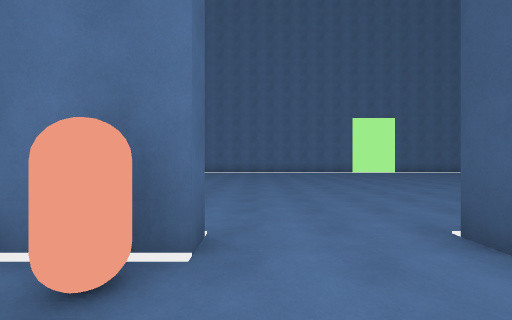
[1] (above)

20 first-person views from a walk through a Unity game level. The camera is 1.5 m above the floor, looks level and sees 90° across. The floor is counted in squares, 2 m on a side. Each view is taken from the middle of a square. On the plan, view 1 faces up. The plan holds only what a view shows up to about 9 squares ahead; the rest is blank. The place goes on beyond the plan.

[2]
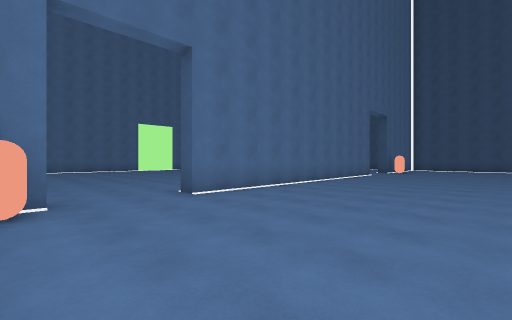

[3]
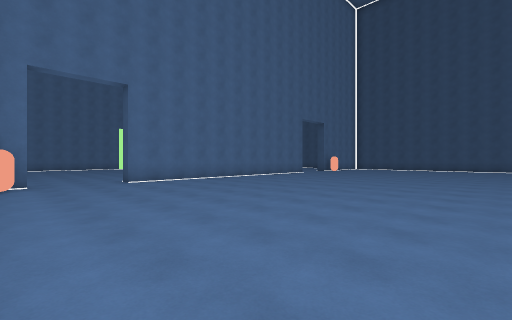

[4]
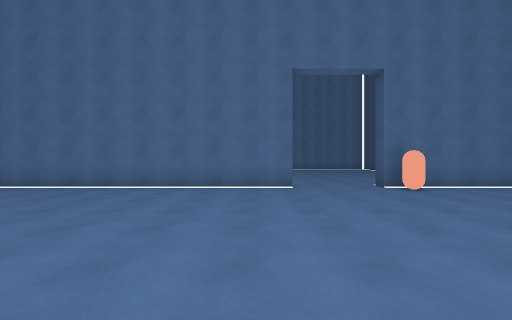

[5]
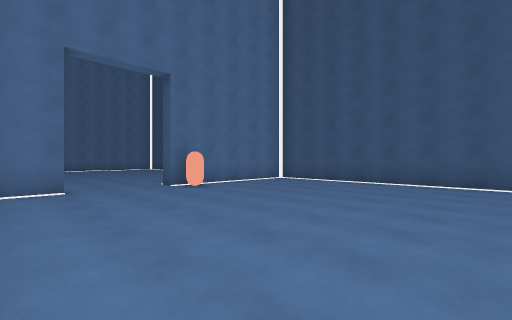

[6]
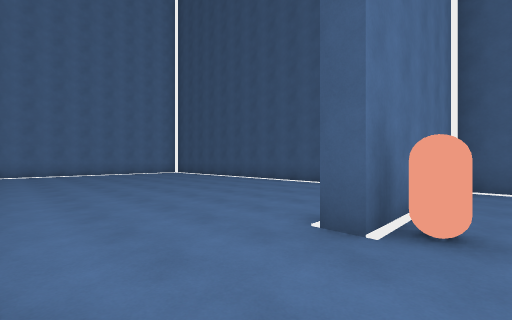

[7]
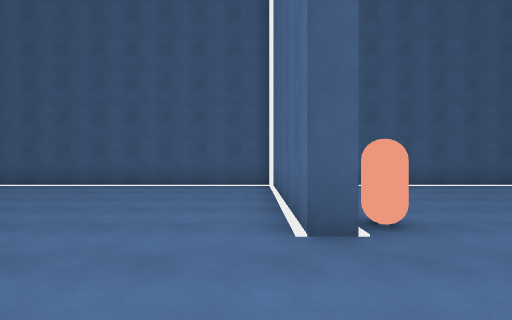

[8]
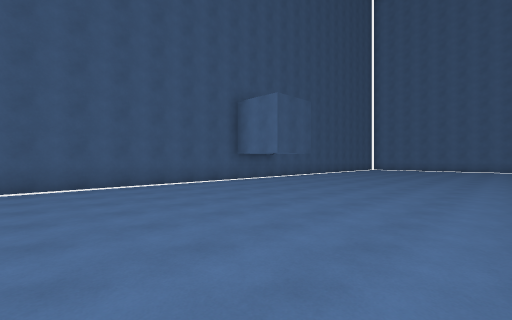

[9]
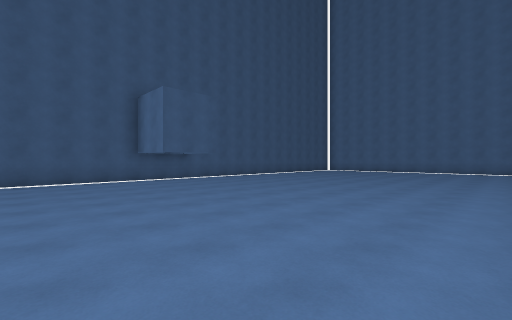

[10]
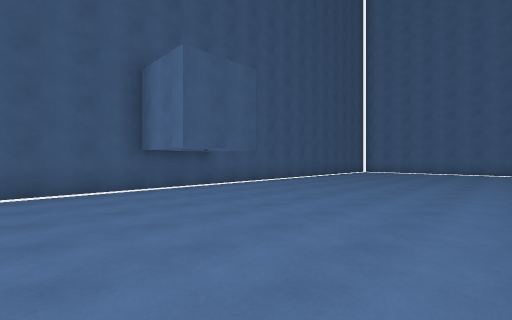

[11]
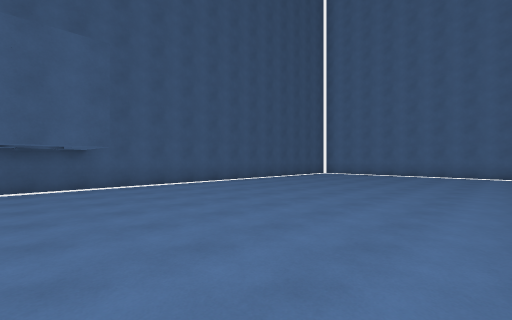

[12]
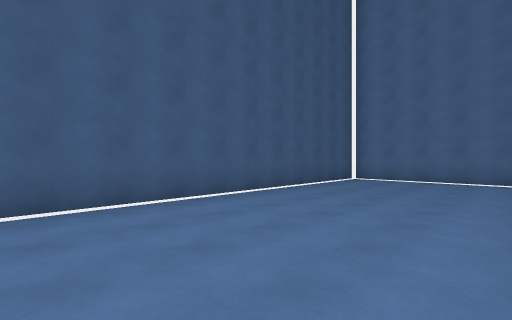

[13]
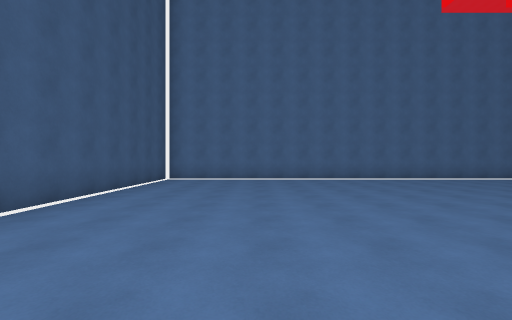

[14]
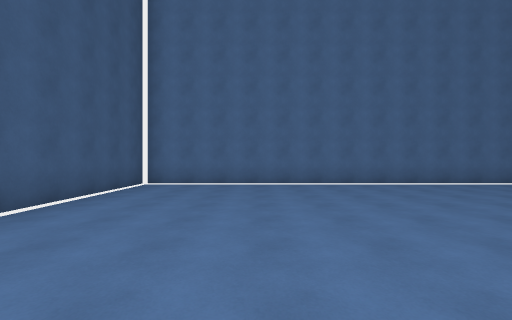

[15]
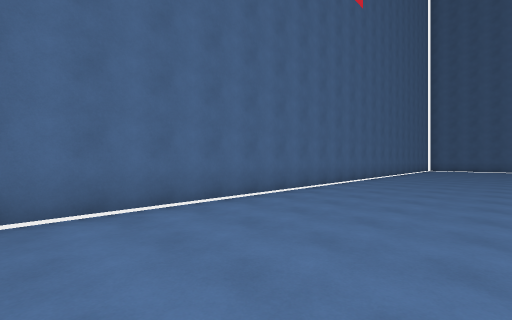

[16]
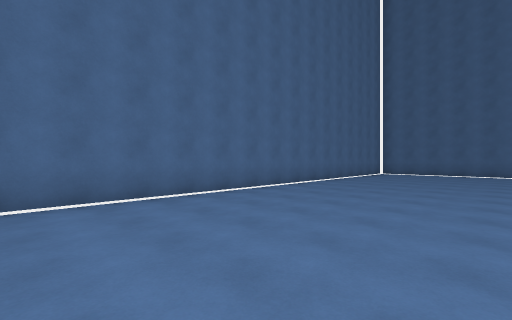

[17]
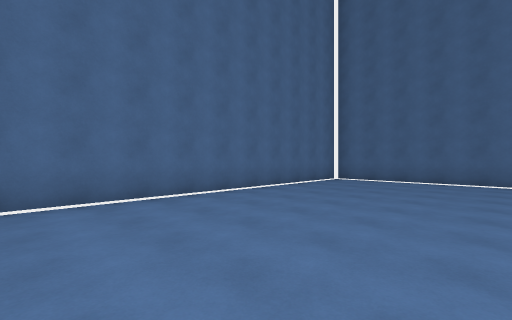

[18]
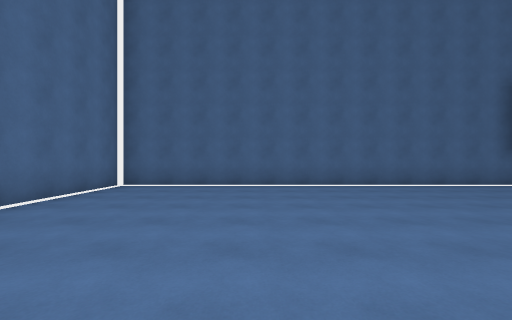

[19]
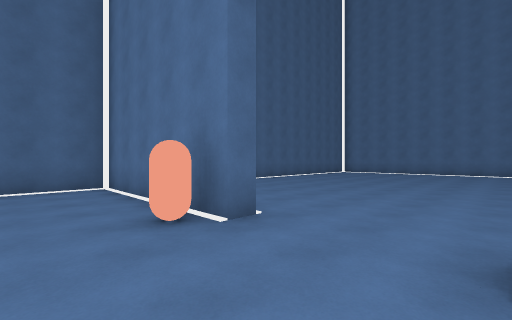

[20]
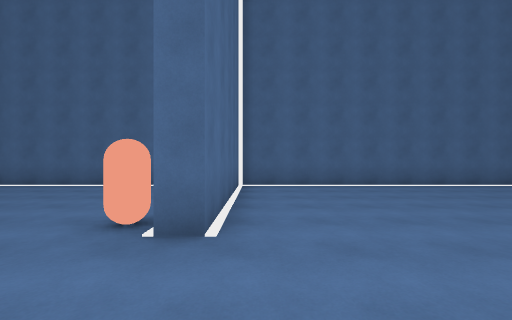

### Floor plan
Points are (right, up) in squares from view 1. A wall is a line through its corners. A room is listed if a view was taken in it or the views show most of it. See-through windows are left out.
Room 1 (views 1, 2, 3, 4, 5, 6, 8, 9, 10, 11, 12, 13, 14, 15, 16, 17, 18, 19)
walls: (-5.5, -11.5) (-5.5, -23) (19.5, -23) (19.5, 1.8); (12, 2) (2, 2); (-0.5, 2) (-5.5, 2) (-5.5, -4.5); (18, 2) (14.5, 2)
ways out: opening at (0.5, 2) to room 2; opening at (13, 2) to room 2
objects: other object (-1, 1); other object (15, 1)
Room 2 (views 7, 20)
walls: (2, 2) (2, 2.5); (14.5, 2) (14.5, 2.5) (19.1, 2.5); (-5.5, 10.5) (-5.5, 2.5); (-5.2, 2.5) (-0.5, 2.5) (-0.5, 2); (19.5, 2.4) (19.5, 10.5)
ways out: opening at (0.5, 2) to room 1; opening at (13, 2) to room 1

Where each view was taken, in squares from view 1:
view 1: 0 up, 0 right, facing up
view 2: 3 down, 1 left, facing up-right
view 3: 7 down, 1 left, facing up-right
view 4: 5 down, 11 right, facing up
view 5: 5 down, 11 right, facing up-right
view 6: 1 up, 12 right, facing up-right
view 7: 3 up, 12 right, facing right
view 8: 3 down, 12 right, facing down-right
view 9: 6 down, 10 right, facing down-right
view 10: 7 down, 13 right, facing down-right
view 11: 10 down, 12 right, facing down-right
view 12: 13 down, 15 right, facing down-right
view 13: 13 down, 16 right, facing down
view 14: 15 down, 16 right, facing down
view 15: 19 down, 15 right, facing down-left
view 16: 18 down, 9 right, facing down-left
view 17: 18 down, 4 right, facing down-left
view 18: 19 down, 2 right, facing left
view 19: 0 up, 2 right, facing up-left
view 20: 3 up, 2 right, facing left
